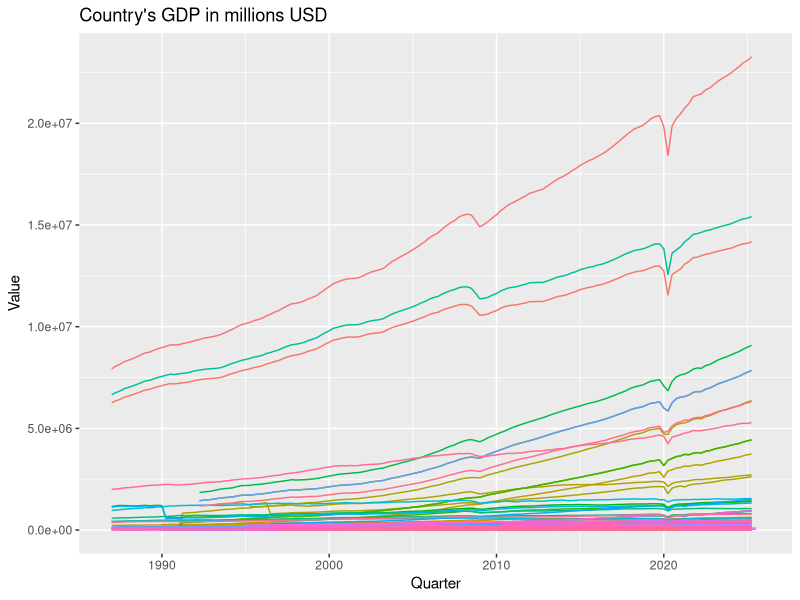

This figure's R source:
library(tidyr)
library(zoo)
library(ggplot2)
library(dplyr)

setwd("C:/Users/carre/OneDrive/Bureau/Mitey_project/mitey/Simon")
data<-read.csv("economic_dataset.csv")
#récupérer le csv

df<-as.data.frame(data)
#le transformer en dataframe

df[df==".."]<-"NA"
#identifier les valeurs manquantes

df$df_emptyness=rowSums(df=="NA")
len<-ncol(data)
df$df_completeness<-100 - df$df_emptyness/len*100

df<-subset(df, df_completeness>10)
#créer un df qui supprime les lignes avec trop de valeurs manquantes
df$df_completeness<-NULL
df$df_emptyness<-NULL
df<-df[c(-2,-3,-4)]

colnames(df)[2:ncol(df)] <- substr(colnames(df)[2:ncol(df)], 2, 7)

df_long <- pivot_longer(
  df,
  cols = -Country,
  names_to = "Quarter",
  values_to = "Value"
)

df_long$Quarter<-as.Date(as.yearqtr(df_long$Quarter))
df_long$Value<-as.numeric(df_long$Value)


graph<-ggplot(df_long, aes(x=Quarter, y =Value, group=Country,color=Country))+
  geom_line(show.legend = FALSE)+
  ggtitle("Country's GDP in millions USD")
print(graph)

last_date<-max(df_long$Quarter)
last_date

quarters<-unique(df_long$Quarter)
quarters


last_record<-df_long %>% filter(Quarter=="2025-04-01")
last_record %>%
  arrange(desc(Value)) %>%

slice(1:10)
